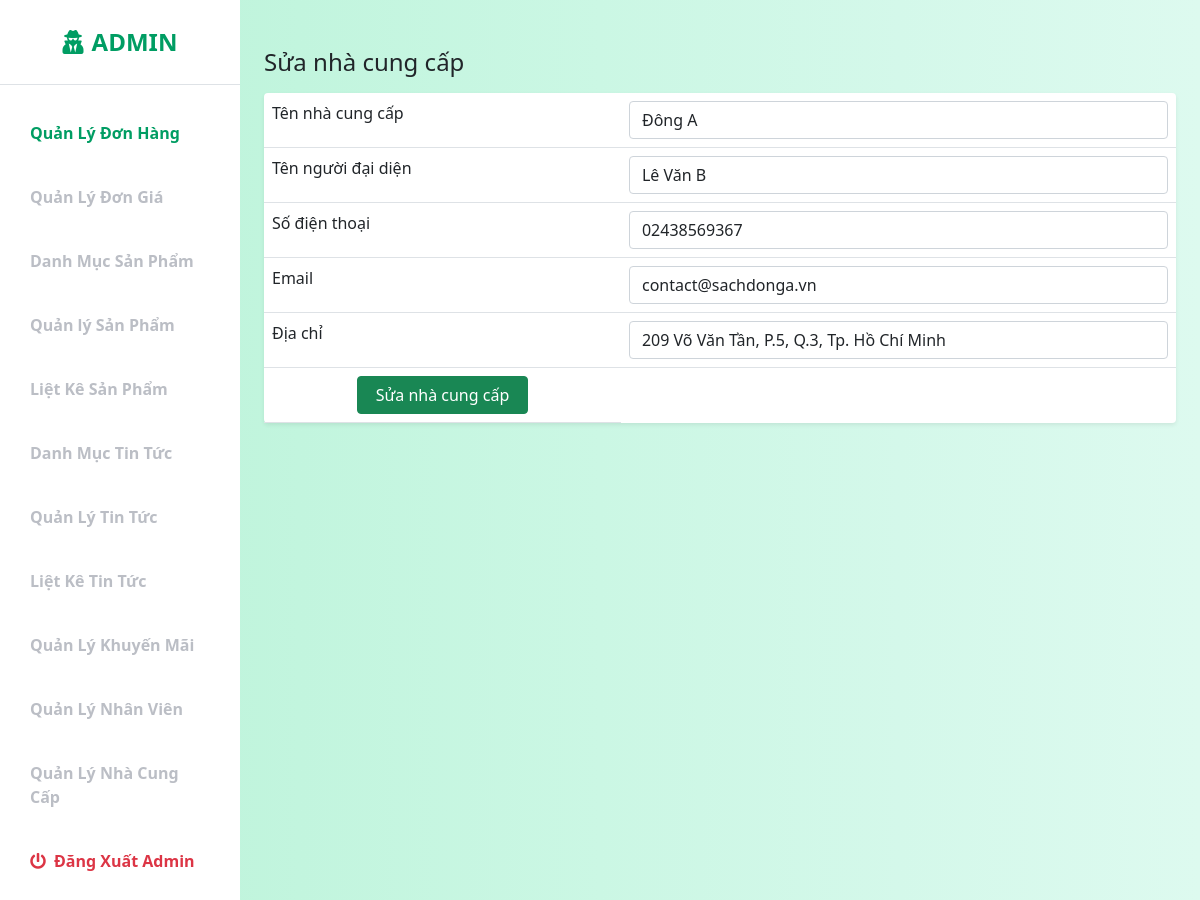
Page /admin/nccedit.php?id_ncc=8 (signed in) on the committed database.
### tables this page shows
CREATE TABLE `nhacungcap` (
  `id_ncc` int(11) UNSIGNED NOT NULL,
  `tenncc` varchar(200) NOT NULL,
  `tennguoidaidien` varchar(200) NOT NULL,
  `sdt` varchar(30) NOT NULL,
  `email` varchar(200) NOT NULL,
  `diachi` varchar(250) NOT NULL
);

### lib/database.php (called while the page is built, shortened)
<?php
Class Database{
   public $host   = DB_HOST;
   public $user   = DB_USER;
   public $pass   = DB_PASS;
   public $dbname = DB_NAME;
   public $link;
private function connectDB(){
   $this->link = new mysqli($this->host, $this->user, $this->pass,
    $this->dbname);
 }
public function select($query){
  $result = $this->link->query($query) or
   die($this->link->error.__LINE__);
  if($result->num_rows > 0){
    return $result;
  } else {
    return false;
  }
 }
}

### classes/ncc.php (called while the page is built, shortened)
<?php
    $filepath = realpath(dirname(__FILE__));
    include_once ($filepath.'/../lib/database.php');
?>
<?php
    class ncc
    {
        private $db;
        public function __construct()
        {
            $this->db = new Database();
        }
        public function getnccbyId($id)
        {
            $query = "SELECT * FROM nhacungcap WHERE id_ncc = '$id'";
            $result = $this->db->select($query);
            return $result;
        }
    }
?>

### admin/nccedit.php (the view, shortened to what this page needs)
<?php
include 'inc/header.php';
include 'inc/sidebar.php';
?>
<?php include '../classes/ncc.php';?>
<?php
$ncc = new ncc();
if(!isset($_GET['id_ncc']) || $_GET['id_ncc']!=NULL)
{
    $id = $_GET['id_ncc'];
}
?>
 <div id="page-content-wrapper">
            <div class="container-fluid px-4">
                <div class="row my-5">
                    <h3 class="fs-4 mb-3">Sửa nhà cung cấp</h3>
                    <div class="col">
                        <table class="table bg-white rounded shadow-sm table-hover">
                            <?php
                               $get_ncc_name = $ncc ->getnccbyId($id);
                               if($get_ncc_name)
                               {
                                    while($result = $get_ncc_name->fetch_assoc())
                                    {
                            ?>
                        <form method="post" action="">
                             <tbody>
                             <tr>
                                    <td>Tên nhà cung cấp</td>
                                    <td>
                                     <div class="input-group">
                                         <input type="text" class="form-control" aria-describedby="basic-addon1" name="tenncc" value="<?php echo $result['tenncc']?>">
                                     </div>
                                    </td>
                                </tr>
                                <tr>
                                    <td>Tên người đại diện</td>
                                    <td>
                                     <div class="input-group">
                                         <input type="text" class="form-control" aria-describedby="basic-addon1" name="nguoidaidien" value="<?php echo $result['tennguoidaidien']?>">
                                     </div>
                                    </td>
                                </tr>
                                <tr>
                                    <td>Số điện thoại</td>
                                    <td>
                                     <div class="input-group">
                                         <input type="text" class="form-control" aria-describedby="basic-addon1" name="sdt" value="<?php echo $result['sdt']?>">
                                     </div>
                                    </td>
                                </tr>
                                <tr>
                                    <td>Email</td>
                                    <td>
                                     <div class="input-group">
                                         <input type="text" class="form-control" aria-describedby="basic-addon1" name="email" value="<?php echo $result['email']?>">
                                     </div>
                                    </td>
                                </tr>
                                <tr>
                                    <td>Địa chỉ</td>
                                    <td>
                                     <div class="input-group">
                                         <input type="text" class="form-control" aria-describedby="basic-addon1" name="diachi" value="<?php echo $result['diachi']?>">
                                     </div>
                                    </td>
                                </tr>
                                <tr>
                                    <td><div class="d-grid gap-2 col-6 mx-auto"><button class="btn btn-success" type="submit" name="submit">Sửa nhà cung cấp</button></div></td>
                                </tr>
                             </tbody>
                            </form>
                            <?php
                                    }
                                }
                            ?>
                        </table>
                    </div>
            </div>
        </div>
    </div>

### admin/css/style2.css (style rules this page uses)
:root { --main-bg-color: #009d63; --main-text-color: #009d63; --second-text-color: #bbbec5; --second-bg-color: #c1efde; }
#page-content-wrapper { min-width: 100vw; }
@media (min-width: 768px) { #page-content-wrapper { min-width: 0; width: 100%; } }

### rows in the picture
nhacungcap: tenncc "Đông A", nguoidaidien "Lê Văn B", sdt "02438569367", email "contact@sachdonga.vn", diachi "209 Võ Văn Tần, P.5, Q.3, Tp. Hồ Chí Minh"
